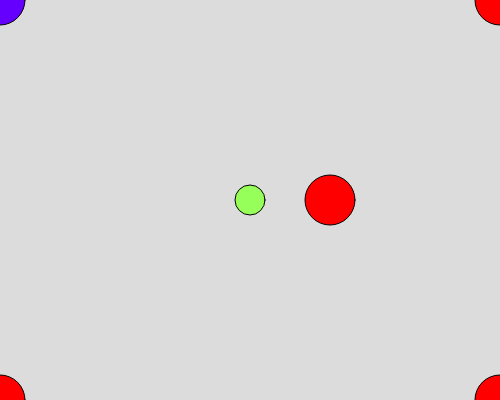
Frame 1 (no input)
Frame 60 (no input): identical to frame 1, image omitted
Frame 120 (the mouse pressed at the canvas centre since frame 60): identical to frame 1, image omitted

The p5.js sketch that drew this single still picture (run headless with seeded random() and noise() and a simulated clock; from frame 60 on, the mouse is pressed at the canvas centre):

// p5.js sketch
// ── sketch.js
// Basics of Drawing
// Mr. Scott
// Sept 11. 2024
//
// 2D primitives, color, animation, mouse/keyboard events

function setup() {
  //happens once, at *very* start
  createCanvas(500, 400);  //width → width of canvas
                           //height → height of canvas 
}

function draw() {
  //when possible, try to 
  //keep draw() clean...
  background(220);
  drawCircles();
  
}

function drawCircles(){
  //contains the code to 
  //draw 5 circles
  fill(101,0,255);
  circle(0,0,50);

  fill(150,255,90) // rgb
  circle(width/2, height/2, 30);

  fill(255,0,0);
  circle(0,height,50);
  circle(width,0,50);
  circle(width,height,50);

  //draw a circle 2/3 across
  //the screen. 
  circle(width*0.66,height/2, 50);


}
